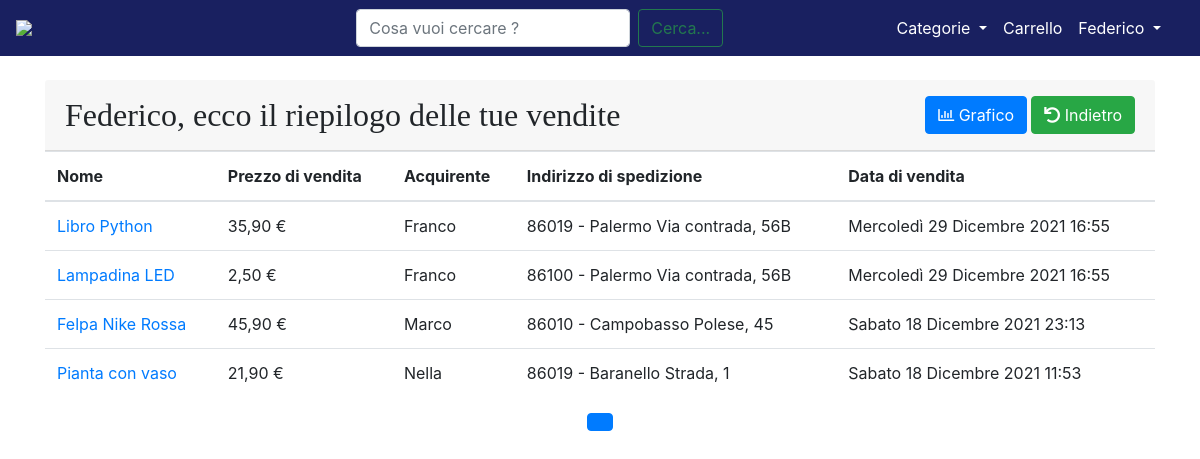
Page /user/Federico/vendite/ (signed in) on the committed database.
### core/models.py (models this page shows, shortened)
class Item(models.Model):
    nome = models.CharField(max_length=100)
    descrizione = models.TextField(max_length=1000)
    immagine = models.ImageField()
    prezzo = models.FloatField(validators=[MinValueValidator(0.0)])
    categoria = models.CharField(choices=CATEGORIA, max_length=20)
    slug = AutoSlugField(populate_from='nome', unique=True)  # chiave primaria
    condizione = models.CharField(choices=CONDIZIONE, max_length=2)
    luogo = models.CharField(max_length=30)
    CAP = models.CharField(max_length=5)
    venditore = models.ForeignKey(User, on_delete=models.CASCADE, related_name="item")
    data = models.DateTimeField(auto_now_add=True)  # Data in cui vine effettuato l' ordine
    ordinato = models.BooleanField(default=False)  # Indica se l' ooggetto è stato acquistato o meno
    acquirente = models.CharField(null=True, max_length=50, blank=True)  # Indica il nome dell' acquirente
    indirizzo = models.CharField(null=True, max_length=100, blank=True)  # Indica l' indirizzo di spedizione
    def get_absolute_url(self):
        return reverse("item_view", kwargs={"slug": self.slug})

### core/views.py (the view)
# urls.py: path('user/<username>/vendite/', login_required(views.VenditeView), name='vendite_user'),
def VenditeView(request, username):
    if request.user.username != username:
        messages.info(request, "Non puoi accedere a questa pagina !")
        return HomeView(request)
    user = get_object_or_404(User, username=username)
    user_items = Item.objects.filter(venditore=user.pk, ordinato=True).order_by('-data')
    paginator = Paginator(user_items, 10)
    page_number = request.GET.get('page')
    page_obj = paginator.get_page(page_number)
    context = {"user": user, "user_items": page_obj, "page_objj": page_obj}
    return render(request, 'core/vendite_user.html', context)

### core/templates/core/vendite_user.html (shortened to what this page needs)
{% extends 'base.html' %}
{% load static %}
{% block content %}
<link rel="stylesheet" type="text/css" href="{% static '/css/homepage.css' %}"/>
<link rel="stylesheet" href="https://pro.fontawesome.com/releases/v5.13.0/css/all.css">
<br>
<main>
    <div class="card-header py-3 d-flex flex-row align-items-center justify-content-between">
        <h2 class="m-0">{{ user }}, ecco il riepilogo delle tue vendite</h2>
        <a href="{% url 'grafico_vendite_user'  username=request.user.username %}" class="btn btn-primary ml-auto mr-1">
            <i class="far fa-chart-bar"></i>
            Grafico
        </a>
        <button class="btn btn-success" onclick="window.history.go(-1);">
            <i class="fas fa-undo"></i>
            Indietro
        </button>
    </div>
    <div>
        <table class="table" id="UserTable">
            <thead>
            <tr>
                <th>Nome</th>
                <th>Prezzo di vendita</th>
                <th>Acquirente</th>
                <th>Indirizzo di spedizione</th>
                <th>Data di vendita</th>
            </tr>
            </thead>
            <tbody>
            {% for item in user_items %}
            <tr>
                <td><a href="{{item.get_absolute_url }}">{{ item.nome }}</a></td>
                <td>{{ item.prezzo }}0 €</td>
                <td>{{ item.acquirente }}</td>
                <td>{{ item.CAP }} - {{ item.indirizzo }}</td>
                <td>{{ item.data }}</td>
            </tr>
            {% endfor %}
            </tbody>
        </table>
        <nav class="d-flex justify-content-center wow fadeIn">
            <ul class="pagination pg-blue">
                <li class="page-item active">
                    <a class="page-link" href="?page={{ page_obj.number }}">{{ page_obj.number }}
                    </a>
                </li>
            </ul>
        </nav>
    </div>
</main>
{% endblock content %}

### templates/base.html (shortened to what this page needs)
{% load static %}
<!DOCTYPE html>
<html lang="it">
<head>
    <link rel="stylesheet" href="https://maxcdn.bootstrapcdn.com/bootstrap/4.0.0/css/bootstrap.min.css"
>
    <link rel="stylesheet" href="{% static 'css/base.css' %}">
</head>
<body>
<nav class="navbar navbar-expand-lg navbar-dark" style="background-color: #192060;">
    <a class="navbar-brand ml-auto" href="/"><img style="width: 9rem;"
                                                  src="https://github.com/LucaCarnevale/temporary_files/blob/main/logo_sito.PNG?raw=true"></a>
    <div class="container">
        <div class="collapse navbar-collapse" id="navbarSupportedContent">
            <form class="form-inline my-2 my-lg-0 mx-auto" action="{% url 'cerca' %}">
                <input name="kw" class="inputCerca form-control mr-sm-2" type="search" placeholder="Cosa vuoi cercare ?"
                       aria-label="Search">
                <button class="cerca btn btn-outline-success" type="submit">Cerca...</button>
            </form>
            <ul class="navbar-nav">
                <div class="collapse navbar-collapse" id="navbarNavDarkDropdown">
                    <ul class="navbar-nav">
                        <li class="nav-item dropdown active">
                            <a class="nav-link dropdown-toggle" href="#" id="navbarDropdown" role="button"
                               data-toggle="dropdown" aria-haspopup="true" aria-expanded="false">
                                Categorie
                            </a>
                        </li>
                    </ul>
                </div>
                {% if request.user.is_authenticated %}
                <li class="nav-item active ml-auto">
                    <a class="nav-link active" aria-current="page" href="{% url 'order_summary' %}">Carrello</a>
                </li>
                <li class="nav-item dropdown active">
                    <a class="nav-link dropdown-toggle" href="#" id="navbarDropdown" role="button"
                       data-toggle="dropdown" aria-expanded="false">
                        {{ request.user.username }}
                    </a>
                </li>
                {% endif %}
            </ul>
        </div>
    </div>
</nav>
<div class="container">
    {% block content %}
    {% endblock content %}
</div>
</body>
</html>

### static/css/base.css (style rules this page uses)
h2 { font-family: 'SansSerif'; }
body, html { height: 100%; margin: 0; }

### static/css/homepage.css (style rules this page uses)
*,::after,::before { box-sizing:border-box; }
ul { margin-top:0;margin-bottom:1rem; }
a { color:#007bff;text-decoration:none;background-color:transparent; }
img { vertical-align:middle;border-style:none; }
.fas { -moz-osx-font-smoothing:grayscale;-webkit-font-smoothing:antialiased;display:inline-block;font-style:normal;font-variant:normal;text-rendering:auto;line-height:1; }
.fas { font-family:"Font Awesome 5 Free"; }
.fas { font-weight:900; }
div,span,h3,p,a,img,i,ul,li { margin:0;padding:0;border:0;font-size:100%;font:inherit;vertical-align:baseline; }
ul { list-style:none; }
* { margin:0;padding:0; }
img { float:left; }
img { max-width:100%; }

### rows in the picture
Item: nome "Libro Python", prezzo "35,9", acquirente "Franco", CAP "86019", indirizzo "Palermo Via contrada, 56B", data "Mercoledì 29 Dicembre 2021 16:55"
Item: nome "Lampadina LED", prezzo "2,5", acquirente "Franco", CAP "86100", indirizzo "Palermo Via contrada, 56B", data "Mercoledì 29 Dicembre 2021 16:55"
Item: nome "Felpa Nike Rossa", prezzo "45,9", acquirente "Marco", CAP "86010", indirizzo "Campobasso Polese, 45", data "Sabato 18 Dicembre 2021 23:13"
Item: nome "Pianta con vaso", prezzo "21,9", acquirente "Nella", CAP "86019", indirizzo "Baranello Strada, 1", data "Sabato 18 Dicembre 2021 11:53"

### other values in the picture
{{ request.user.username }} "Federico"
{{ user }} "Federico"
